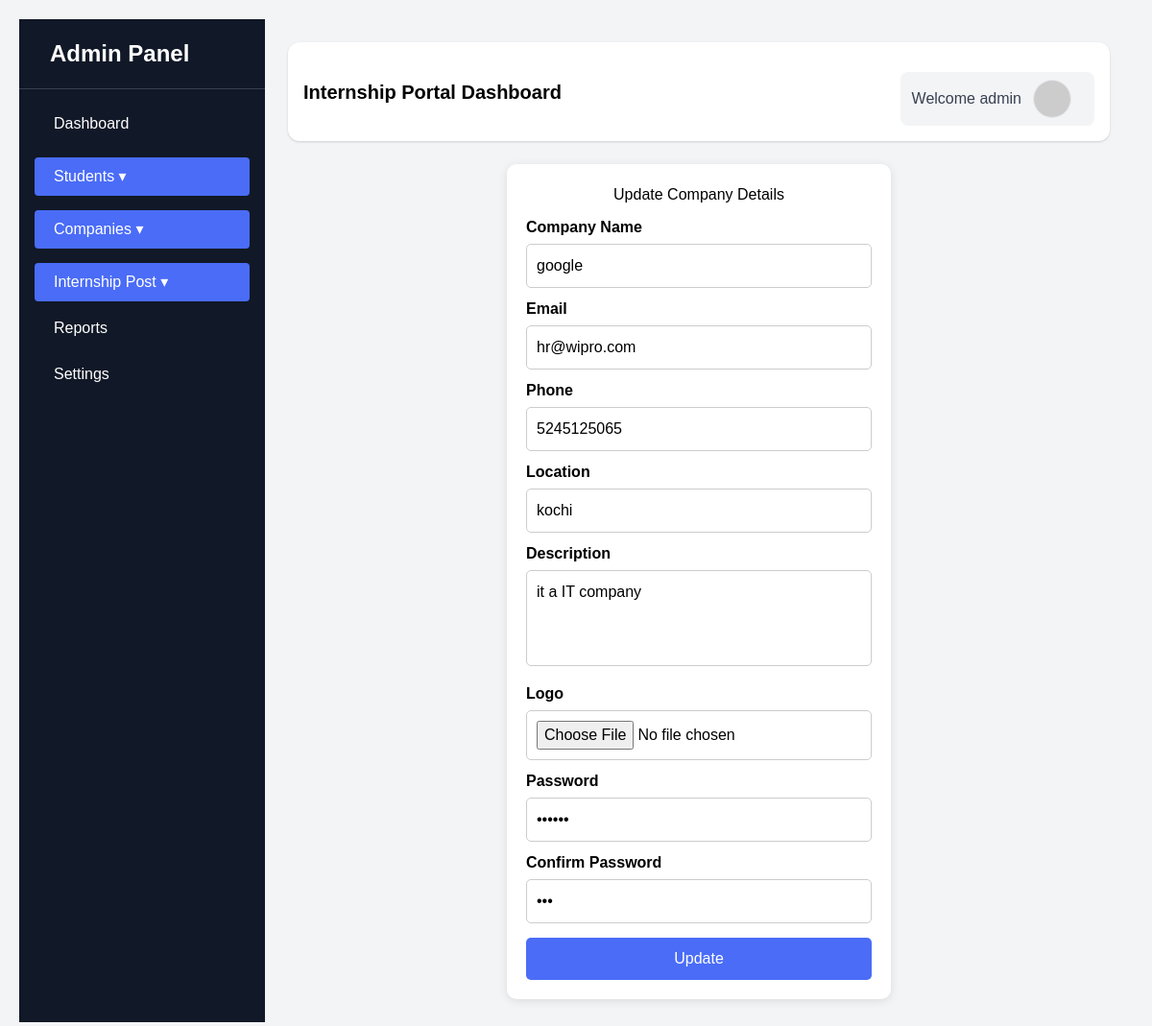
/Admin_Internship/edit_company_data/1/ (signed in), run on the app's committed database.
### Admin_Internship/models.py (models this page shows)
class CompanyDB(models.Model):
    company_name=models.CharField(max_length=50,null=True,blank=True)
    email=models.EmailField(max_length=200, null=True, blank=True)
    C_phone=models.IntegerField(null=True,blank=True)
    C_Location=models.CharField(max_length=50,null=True,blank=True)
    C_Description=models.TextField(null=True,blank=True)
    logo=models.ImageField(upload_to="company_profile",null=True,blank=True)
    password=models.CharField(max_length=50,null=True,blank=True)
    is_verified=models.CharField(max_length=50,null=True,blank=True)

### Admin_Internship/views.py (the view)
# urls.py: path('edit_company_data/<int:comp_id>/',views.edit_company_data,name="edit_company_data"),
def edit_company_data(request,comp_id):
    comp=CompanyDB.objects.get(id=comp_id)
    return render(request,"Edit_Company_data.html",{'comp':comp})

### Admin_Internship/templates/Edit_Company_data.html (shortened to what this page needs)
<!DOCTYPE html>
<html lang="en">
{% extends 'index.html' %}
{% block content%}
<head>
</head>
<body>
<form method="post" action="{% url 'update_company_data' up_id=comp.id %}" enctype="multipart/form-data">
    <h2 style="text-align:center;">Update Company Details</h2>
    <label>Company Name</label>
    <input type="text" name="company_name" placeholder="Enter company name" value="{{comp.company_name}}">
    <label>Email</label>
    <input type="email" name="email" placeholder="Enter email" value="{{comp.email}}">
    <label>Phone</label>
    <input type="text" name="phone" placeholder="Enter phone number" value="{{comp.C_phone}}">
    <label>Location</label>
    <input type="text" name="location" placeholder="Enter company location" value="{{comp.C_Location}}">
    <label>Description</label>
    <textarea name="description" placeholder="Write company details...">{{comp.C_Description}}</textarea>
    <label>Logo</label>
    <input type="file" name="logo" value="{{comp.logo}}">
    <label>Password</label>
    <input type="password" name="password" placeholder="Enter password" value="{{comp.password}}">
    <label>Confirm Password</label>
    <input type="password" name="confirm_password" placeholder="Re-enter password" value="{{comp.is_verified}}">
    <button type="submit">Update</button>
</form>
</body>
</html>
{% endblock %}

### Admin_Internship/templates/Edit_Company_data.html (style rules this page uses)
body { font-family: Arial, sans-serif; background: #f4f4f4; padding: 20px; }
form { width: 400px; margin: auto; background: #fff; padding: 20px; border-radius: 10px; box-shadow: 0 2px 10px rgba(0,0,0,0.1); }
label { font-weight: bold; margin-top: 10px; display: block; }
input, textarea { width: 100%; padding: 10px; margin-top: 5px; border: 1px solid #ccc; border-radius: 5px; }
textarea { height: 100px; resize: none; }
button { margin-top: 15px; width: 100%; padding: 10px; background: #4A6CF7; border: none; color: white; font-size: 16px; border-radius: 5px; cursor: pointer; }

### data on the page
CompanyDB: company_name "google", email "hr@wipro.com", phone "5245125065", location "kochi", description "it a IT company"

### other printed values
{{ request.session.username }} "admin"
